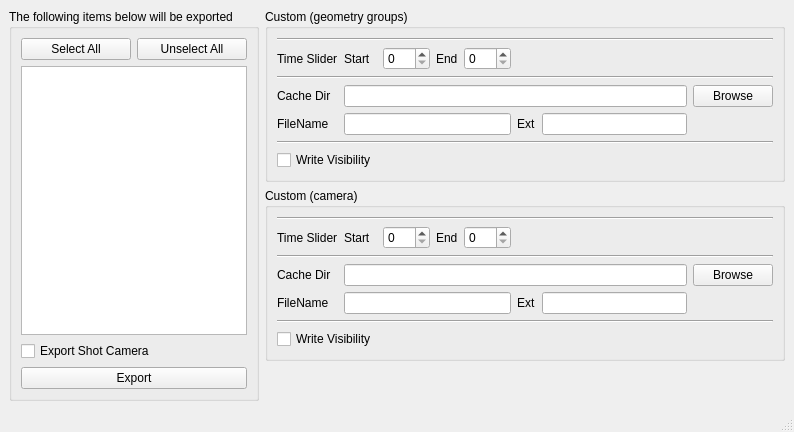
<?xml version="1.0" encoding="UTF-8"?>
<ui version="4.0">
 <class>MainWindow</class>
 <widget class="QMainWindow" name="MainWindow">
  <property name="geometry">
   <rect>
    <x>0</x>
    <y>0</y>
    <width>794</width>
    <height>408</height>
   </rect>
  </property>
  <property name="sizePolicy">
   <sizepolicy hsizetype="Preferred" vsizetype="Preferred">
    <horstretch>1</horstretch>
    <verstretch>1</verstretch>
   </sizepolicy>
  </property>
  <property name="minimumSize">
   <size>
    <width>0</width>
    <height>0</height>
   </size>
  </property>
  <property name="maximumSize">
   <size>
    <width>10000000</width>
    <height>10000000</height>
   </size>
  </property>
  <property name="windowTitle">
   <string>Export Alembic</string>
  </property>
  <widget class="QWidget" name="centralwidget">
   <property name="sizePolicy">
    <sizepolicy hsizetype="Fixed" vsizetype="Fixed">
     <horstretch>0</horstretch>
     <verstretch>0</verstretch>
    </sizepolicy>
   </property>
   <layout class="QHBoxLayout" name="horizontalLayout_2">
    <item>
     <layout class="QVBoxLayout" name="verticalLayout_4">
      <item>
       <widget class="QGroupBox" name="exportGroupBox">
        <property name="enabled">
         <bool>true</bool>
        </property>
        <property name="sizePolicy">
         <sizepolicy hsizetype="Fixed" vsizetype="Preferred">
          <horstretch>0</horstretch>
          <verstretch>0</verstretch>
         </sizepolicy>
        </property>
        <property name="minimumSize">
         <size>
          <width>0</width>
          <height>0</height>
         </size>
        </property>
        <property name="maximumSize">
         <size>
          <width>250</width>
          <height>16777215</height>
         </size>
        </property>
        <property name="title">
         <string>The following items below will be exported</string>
        </property>
        <layout class="QVBoxLayout" name="verticalLayout_5">
         <item>
          <layout class="QVBoxLayout" name="verticalLayout_2">
           <item>
            <layout class="QVBoxLayout" name="verticalLayout">
             <item>
              <layout class="QHBoxLayout" name="horizontalLayout">
               <item>
                <widget class="QPushButton" name="selectButton">
                 <property name="text">
                  <string>Select All</string>
                 </property>
                </widget>
               </item>
               <item>
                <widget class="QPushButton" name="unselectButton">
                 <property name="text">
                  <string>Unselect All</string>
                 </property>
                </widget>
               </item>
              </layout>
             </item>
             <item>
              <widget class="QListView" name="listView"/>
             </item>
            </layout>
           </item>
           <item>
            <widget class="QCheckBox" name="cameraCheckBox">
             <property name="text">
              <string>Export Shot Camera</string>
             </property>
            </widget>
           </item>
          </layout>
         </item>
         <item>
          <widget class="QPushButton" name="exportButton">
           <property name="text">
            <string>Export</string>
           </property>
          </widget>
         </item>
        </layout>
       </widget>
      </item>
     </layout>
    </item>
    <item>
     <layout class="QVBoxLayout" name="verticalLayout_3">
      <item>
       <widget class="QGroupBox" name="customGeoGroupBox">
        <property name="sizePolicy">
         <sizepolicy hsizetype="Preferred" vsizetype="Fixed">
          <horstretch>0</horstretch>
          <verstretch>0</verstretch>
         </sizepolicy>
        </property>
        <property name="minimumSize">
         <size>
          <width>0</width>
          <height>0</height>
         </size>
        </property>
        <property name="title">
         <string>Custom (geometry groups)</string>
        </property>
        <layout class="QGridLayout" name="gridLayout">
         <item row="0" column="0" colspan="8">
          <widget class="Line" name="line">
           <property name="orientation">
            <enum>Qt::Horizontal</enum>
           </property>
          </widget>
         </item>
         <item row="1" column="0">
          <widget class="QLabel" name="timeSliderLabel">
           <property name="text">
            <string>Time Slider</string>
           </property>
          </widget>
         </item>
         <item row="1" column="1">
          <widget class="QLabel" name="startLabel">
           <property name="text">
            <string>Start</string>
           </property>
          </widget>
         </item>
         <item row="1" column="2">
          <widget class="QSpinBox" name="startSpinBox">
           <property name="maximum">
            <number>999</number>
           </property>
          </widget>
         </item>
         <item row="1" column="3">
          <widget class="QLabel" name="endLabel">
           <property name="text">
            <string>End</string>
           </property>
          </widget>
         </item>
         <item row="1" column="4">
          <widget class="QSpinBox" name="endSpinBox">
           <property name="maximum">
            <number>999</number>
           </property>
          </widget>
         </item>
         <item row="2" column="0" colspan="8">
          <widget class="Line" name="line_2">
           <property name="orientation">
            <enum>Qt::Horizontal</enum>
           </property>
          </widget>
         </item>
         <item row="3" column="0">
          <widget class="QLabel" name="cacheLabel">
           <property name="text">
            <string>Cache Dir</string>
           </property>
          </widget>
         </item>
         <item row="3" column="1" colspan="6">
          <widget class="QLineEdit" name="dirLineEdit"/>
         </item>
         <item row="3" column="7">
          <widget class="QPushButton" name="browseButton">
           <property name="text">
            <string>Browse</string>
           </property>
          </widget>
         </item>
         <item row="4" column="0">
          <widget class="QLabel" name="fileNameLabel">
           <property name="text">
            <string>FileName</string>
           </property>
          </widget>
         </item>
         <item row="4" column="1" colspan="4">
          <widget class="QLineEdit" name="fileNameLineEdit"/>
         </item>
         <item row="4" column="5">
          <widget class="QLabel" name="extLabel">
           <property name="text">
            <string>Ext</string>
           </property>
          </widget>
         </item>
         <item row="4" column="6">
          <widget class="QLineEdit" name="extLineEdit"/>
         </item>
         <item row="5" column="0" colspan="8">
          <widget class="Line" name="line_3">
           <property name="orientation">
            <enum>Qt::Horizontal</enum>
           </property>
          </widget>
         </item>
         <item row="6" column="0" colspan="2">
          <widget class="QCheckBox" name="writeVisCheckBox">
           <property name="text">
            <string>Write Visibility</string>
           </property>
          </widget>
         </item>
        </layout>
       </widget>
      </item>
      <item>
       <widget class="QGroupBox" name="customCamGroupBox">
        <property name="sizePolicy">
         <sizepolicy hsizetype="Preferred" vsizetype="Fixed">
          <horstretch>0</horstretch>
          <verstretch>0</verstretch>
         </sizepolicy>
        </property>
        <property name="minimumSize">
         <size>
          <width>0</width>
          <height>0</height>
         </size>
        </property>
        <property name="title">
         <string>Custom (camera)</string>
        </property>
        <layout class="QGridLayout" name="gridLayout_2">
         <item row="0" column="0" colspan="8">
          <widget class="Line" name="line_5">
           <property name="orientation">
            <enum>Qt::Horizontal</enum>
           </property>
          </widget>
         </item>
         <item row="1" column="0">
          <widget class="QLabel" name="timeSliderLabel_2">
           <property name="text">
            <string>Time Slider</string>
           </property>
          </widget>
         </item>
         <item row="1" column="1">
          <widget class="QLabel" name="startLabel_2">
           <property name="text">
            <string>Start</string>
           </property>
          </widget>
         </item>
         <item row="1" column="2">
          <widget class="QSpinBox" name="startSpinBox_2">
           <property name="maximum">
            <number>999</number>
           </property>
          </widget>
         </item>
         <item row="1" column="3">
          <widget class="QLabel" name="endLabel_2">
           <property name="text">
            <string>End</string>
           </property>
          </widget>
         </item>
         <item row="1" column="4">
          <widget class="QSpinBox" name="endSpinBox_2">
           <property name="maximum">
            <number>999</number>
           </property>
          </widget>
         </item>
         <item row="2" column="0" colspan="8">
          <widget class="Line" name="line_6">
           <property name="orientation">
            <enum>Qt::Horizontal</enum>
           </property>
          </widget>
         </item>
         <item row="3" column="0">
          <widget class="QLabel" name="cacheLabel_2">
           <property name="text">
            <string>Cache Dir</string>
           </property>
          </widget>
         </item>
         <item row="3" column="1" colspan="6">
          <widget class="QLineEdit" name="dirLineEdit_2"/>
         </item>
         <item row="3" column="7">
          <widget class="QPushButton" name="browseButton_2">
           <property name="text">
            <string>Browse</string>
           </property>
          </widget>
         </item>
         <item row="4" column="0">
          <widget class="QLabel" name="fileNameLabel_2">
           <property name="text">
            <string>FileName</string>
           </property>
          </widget>
         </item>
         <item row="4" column="1" colspan="4">
          <widget class="QLineEdit" name="fileNameLineEdit_2"/>
         </item>
         <item row="4" column="5">
          <widget class="QLabel" name="extLabel_2">
           <property name="text">
            <string>Ext</string>
           </property>
          </widget>
         </item>
         <item row="4" column="6">
          <widget class="QLineEdit" name="extLineEdit_2"/>
         </item>
         <item row="5" column="0" colspan="8">
          <widget class="Line" name="line_4">
           <property name="orientation">
            <enum>Qt::Horizontal</enum>
           </property>
          </widget>
         </item>
         <item row="6" column="0" colspan="2">
          <widget class="QCheckBox" name="writeVisCheckBox_2">
           <property name="text">
            <string>Write Visibility</string>
           </property>
          </widget>
         </item>
        </layout>
       </widget>
      </item>
      <item>
       <spacer name="verticalSpacer">
        <property name="orientation">
         <enum>Qt::Vertical</enum>
        </property>
        <property name="sizeHint" stdset="0">
         <size>
          <width>20</width>
          <height>40</height>
         </size>
        </property>
       </spacer>
      </item>
     </layout>
    </item>
   </layout>
  </widget>
  <widget class="QStatusBar" name="statusbar"/>
 </widget>
 <resources/>
 <connections/>
</ui>
